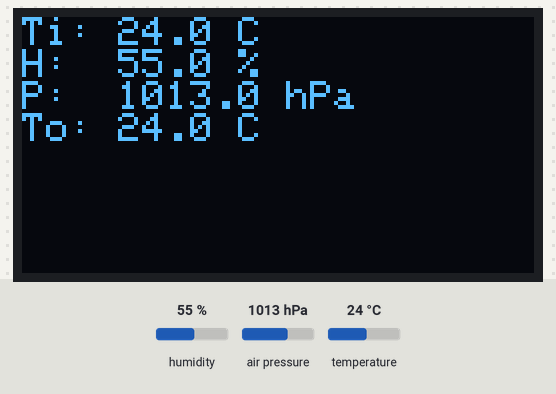
The sketch below on a simulated ESP8266 (NodeMCU). Parts: 128×64 one-colour display. Inputs (shaded band) come from the test bench; at power-on: humidity 55 %, air pressure 1013 hPa, temperature 24 °C. WiFi joins after 1.5 s; servers stay silent unless stated; what the sketch prints to the serial monitor is not drawn.

Above: at 5.5 s.
5.6 s: humidity set to 22 %
At 9.7 s:
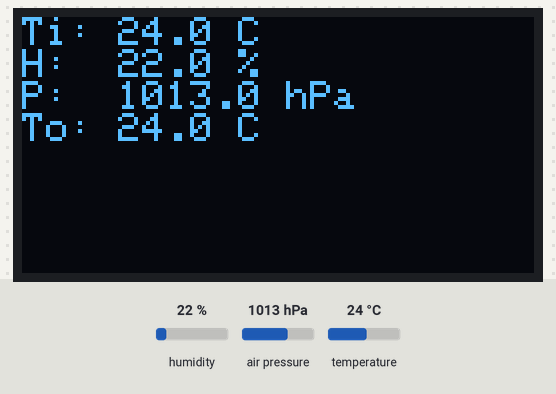
10.0 s: air pressure set to 952 hPa
At 20.4 s:
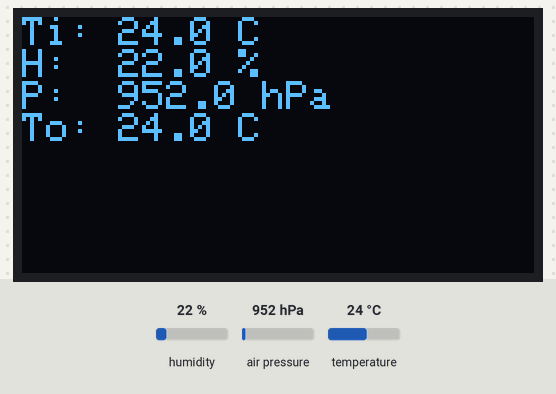
20.9 s: temperature set to 12 °C
At 30.8 s:
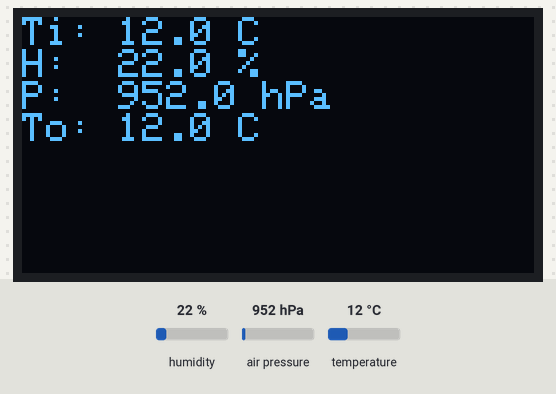
31.7 s: humidity set to 40 %
At 42.2 s:
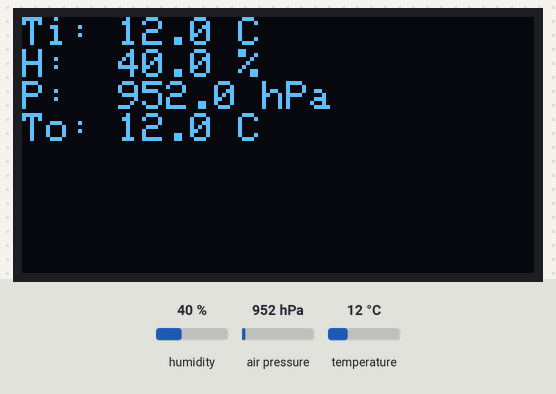
42.5 s: air pressure set to 975 hPa
At 52.9 s:
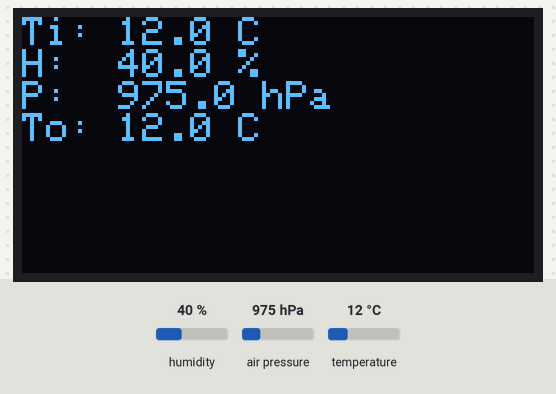
Timing chart, 0 to 54.4 s (numbered marks = the images above; inputs shaded):
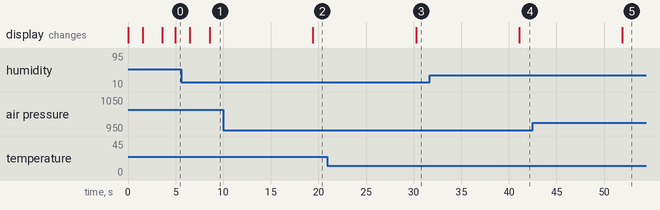

The sketch:

MeteoStation.ino
```cpp
#include <ESP8266WiFi.h>
#include <ThingSpeak.h>
#include <OneWire.h>
#include <DallasTemperature.h>
#include <Adafruit_Sensor.h>
#include <Adafruit_BME280.h>
#include <Adafruit_SSD1306.h>

// Wifi Settings
const char* ssid = "NetworkName";
const char* pass = "NetworkPassword";
const unsigned long maxAttempts = 30;
WiFiClient client;

// *** disable Wi-Fi connection ***
//const unsigned long maxAttempts = 0;

// ThingSpeak Settings
// *** production ***
const unsigned long myChannelNumber = 1234;
const char* myWriteAPIKey = "apiKey1234";
// *** testing ***
//const unsigned long myChannelNumber = 5678
//const char* myWriteAPIKey = "apiKey5678";

// Display settings
#define OLED_RESET 0  // GPIO0
Adafruit_SSD1306 display(OLED_RESET);

// Initialize BME280 Sensor
Adafruit_BME280 bme;

// Initilaize DS18B20
#define DSPIN D3
OneWire oneWireDS(DSPIN);
DallasTemperature dsSensor(&oneWireDS);

// Time settings
// ThingSpeak has 15s update limit (use min 20s to be sure) !!!
const unsigned long writeTime = 600 * 1000;
const unsigned long refreshTime = 10 * 1000; // must be less than write time
const unsigned long processTime = 730; // guess of total process time between writes in order to ensure precise interval
const unsigned long infoTime = 1500;
const unsigned long loopFrequency = 1000;

// Variables inicialization
unsigned long refreshStart = 0;
unsigned long writeStart = 0;
bool enforceWrite = false;
bool enforceRefresh = false;

// *** Channel settings ***
// *** channel order ***
// 1 - temperature outside
// 2 - pressure
// 3 - temperature balcony
// 4 - temperature living room
// 5 - temperature bedroom
// 6 - humidity living room
// 7 - humidity bedroom

// *** sensor order ***
// 1 - BME280 temperature
// 2 - BME280 humidity
// 3 - BME280 pressure
// 4 - DS18B20 temperature

// connect sensors to channels (-1 -> not used)
// *** main ***
const int s1 = 5;
const int s2 = 7;
const int s3 = 2;
const int s4 = 1;
// *** auxiliary ***
//const int s1 = 4;
//const int s2 = 6;
//const int s3 = -1;
//const int s4 = 3;

void setup()
{
  Serial.begin(9600);
  delay(10);

  // initialize display
  display.begin(SSD1306_SWITCHCAPVCC, 0x3C);
  PrintToDisplay("Initializing...", true);

  InitializeWiFi();

  // initialize DS senzor
  Serial.println("Initializing DS18B20...");
  dsSensor.begin();

  // Initialize BME280 Sensor
  Serial.println("Initializing BME280...");
  bme.begin(0x76);

  // Initialize ThingSpeak
  Serial.println("Initializing ThingSpeak...");
  ThingSpeak.begin(client);

  // Enforce startup server entry
  enforceWrite = true;
  enforceRefresh = true;
}

void loop()
{
  unsigned long currentTime = millis();

  // millis() will go back to zero (overflow) after 50 days, reset write and refresh starts as well
  if ((writeStart > writeTime * 2) && (currentTime < (writeStart - writeTime * 2)))
  {
    writeStart = currentTime;
    refreshStart = currentTime;
  }

  bool refresh = ((currentTime - refreshStart) >= refreshTime) || enforceRefresh;
  bool post = ((currentTime - writeStart + processTime) >= writeTime) || enforceWrite;

  if (refresh || post)
  {
    // perform data reading
    float tempIn = GetBME280Temperature();
    float humIn = GetBME280Humidity();
    float pressure = GetBME280Pressure();
    float tempOut = GetDS18B20Temperature();

    if (refresh)
    {
      refreshStart = currentTime;
      enforceRefresh = false;

      RefreshInfoOnDisplay(tempIn, humIn, pressure, tempOut);
      SerialPrintData(tempIn, humIn, pressure, tempOut);
    }

    if (post)
    {
      writeStart = currentTime;
      enforceWrite = false;

      // Assess wifi connection
      if (WiFi.status() != WL_CONNECTED)
      {
        InitializeWiFi();
      }

      // Display info + enforce display refresh
      PrintToDisplay("Sending data to server", true);

      // Write to ThingSpeak
      if (!WriteDataToThingSpeak(tempIn, humIn, pressure, tempOut))
      {
        // Write was most probably attempted in the same 15 s interval as in the other station -> shift write time by the half of the write interval
        unsigned long writeShift = writeTime / 2;

        // Ensure, that write start (unsigned long) wont be less than 0 after shift (undefined behavior)
        if (writeStart > writeShift)
        {
          writeStart -= writeShift;
        }
      }

      // Enforce display refresh
      enforceRefresh = true;
    }
  }

  delay(loopFrequency);
}

void InitializeWiFi()
{
  WiFi.begin(ssid, pass); // WiFi connection
  delay(500);

  int attempts = 0;
  while (WiFi.status() != WL_CONNECTED && attempts < maxAttempts)
  {
    PrintToDisplay("Connecting to WiFi...", true);
    attempts++;
    delay(500);
  }

  if (WiFi.status() != WL_CONNECTED)
  {
    Serial.println("WiFi not connected");
  }
  else
  {
    Serial.println("WiFi connected");
    Serial.println("IP address: ");
    Serial.println(WiFi.localIP());
  }
}

void SerialPrintData(float tempIn, float humIn, float pressure, float tempOut)
{
  Serial.println("Temperature in: " + String(tempIn) + "°C");
  Serial.println("Humidity in: " + String(humIn) + "%");
  Serial.println("Pressure: " + String(pressure) + " hPa");
  Serial.println("Temperature out: " + String(tempOut) + "°C");
}

void RefreshInfoOnDisplay(float tempIn, float humIn, float pressure, float tempOut)
{
  SetupDisplay();

  if (s1 != -1)
  {
    String tempInStr = "Ti: " +  String(tempIn, 1) + " C";
    display.println(tempInStr);
  }

  if (s2 != -1)
  {
    String humInStr = "H:  " +  String(humIn, 1) + " %";
    display.println(humInStr);
  }

  if (s3 != -1)
  {
    String pressureStr = "P:  " +  String(pressure, 1) + " hPa";
    display.println(pressureStr);
  }

  if (s4 != -1)
  {
    String tempOutStr = "To: " +  String(tempOut, 1) + " C";
    display.println(tempOutStr);
  }

  display.display();
}

void PrintToDisplay(String firstLine, bool cleanUpAfter)
{
  SetupDisplay();
  display.println(firstLine);

  delay(infoTime);
  display.display();

  if (cleanUpAfter)
  {
    display.clearDisplay();
  }
}

void SetupDisplay()
{
  // Clear the buffer
  display.clearDisplay();
  display.setTextSize(1);
  display.setCursor(0, 0);
  display.setTextColor(WHITE);
}

bool WriteDataToThingSpeak(float tempIn, float humIn, float pressure, float tempOut)
{
    // need to update channels at once, for one by one updating time limit between updates applies
    Serial.println("Sending data to ThingSpeak...");
    if (!isnan(tempIn) && (s1 != -1))
    {
      ThingSpeak.setField(s1, String(tempIn, 1));
    }
    if (!isnan(humIn) && (s2 != -1))
    {
      ThingSpeak.setField(s2, String(humIn, 1));
    }
    if (!isnan(pressure) && (s3 != -1))
    {
      ThingSpeak.setField(s3, String(pressure, 1));
    }
    if (!isnan(tempOut) && (s4 != -1))
    {
      ThingSpeak.setField(s4, String(tempOut, 1));
    }

    int response = ThingSpeak.writeFields(myChannelNumber, myWriteAPIKey);

    // Wait for the response and check the return code
    if (response == 200)
    {
      Serial.println("Channel update successful.");
      return true;
    }
    else
    {
      Serial.println("Problem updating channel. HTTP error code " + String(response));
      PrintToDisplay("HTTP error code " + String(response), true);
      return false;
    }
}

float GetDS18B20Temperature()
{
  dsSensor.requestTemperatures();
  float temperature = dsSensor.getTempCByIndex(0);
  if (temperature == -127.0 || temperature == 85.0)
  {
    Serial.println("Failed to read from DS18B20 sensor!");
    return sqrt (-1); // nan
  }
  else
  {
    return temperature;
  }
}

float GetBME280Pressure()
{
  float pressure = bme.readPressure() / 100.0;
  if (pressure == 0.0)
  {
    pressure = sqrt (-1); // nan
  }
  return pressure;
}

float GetBME280Temperature()
{
  float temperature = bme.readTemperature();
  if (temperature == 0.0)
  {
    temperature = sqrt (-1); // nan
  }
  return temperature;
}

float GetBME280Humidity()
{
  float hum = bme.readHumidity();
  if (hum == 0.0)
  {
    hum = sqrt (-1); // nan
  }
  return hum;
}
```

Measured:
- after the input at 5.6 s, the display: first differs from a run without the input after 3.0 s (image 1)
- after the input at 10.0 s, the display: changes after 9.4 s (image 2)
- after the input at 20.9 s, the display: changes after 9.4 s (image 3)
- after the input at 31.7 s, the display: changes after 9.4 s (image 4)
- after the input at 42.5 s, the display: changes after 9.4 s (image 5)
